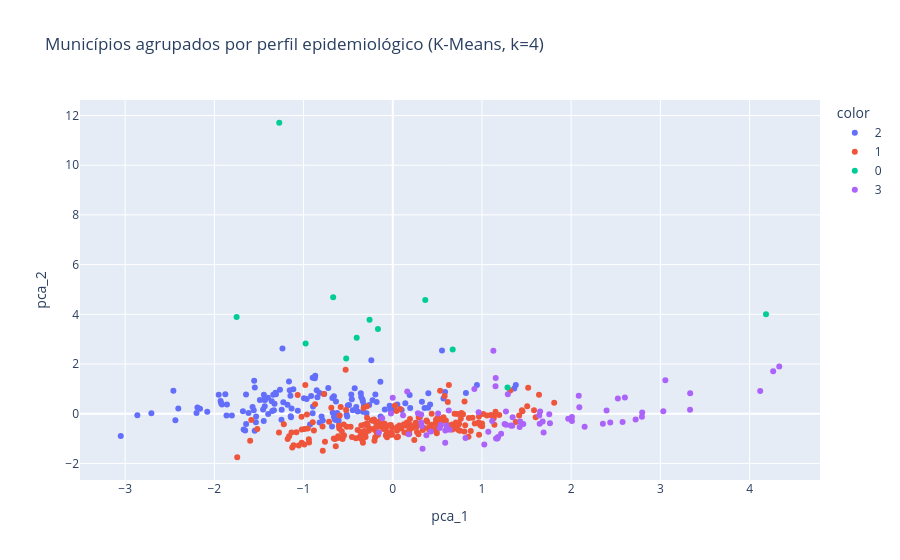

Notebook code for this chart:
### Code cell
coords = PCA(n_components=2, random_state=42).fit_transform(X_scaled)
perfil_pd["pca_1"], perfil_pd["pca_2"] = coords[:, 0], coords[:, 1]

fig = px.scatter(
    perfil_pd, x="pca_1", y="pca_2", color=perfil_pd["cluster"].astype(str),
    hover_data=["nome", "sigla", "total_confirmados", "taxa_confirmacao", "idade_media", "pct_gestantes", "pct_obito", "pct_autoctone"],
    title=f"Municípios agrupados por perfil epidemiológico (K-Means, k={K})"
)
fig.show()

### Figure 1 — Plotly figure (JSON) as saved in the notebook; plotly's stock layout.template omitted (floating-point values rounded to 4 significant figures; data arrays with more than 128 entries replaced by an {"elided": "..."} marker saying what was removed)
{"data": [{"customdata": {"elided": "135x8 mixed values"}, "hovertemplate": "color=2<br>pca_1=%{x}<br>pca_2=%{y}<br>nome=%{customdata[0]}<br>sigla=%{customdata[1]}<br>total_confirmados=%{customdata[2]}<br>taxa_confirmacao=%{customdata[3]}<br>idade_media=%{customdata[4]}<br>pct_gestantes=%{customdata[5]}<br>pct_obito=%{customdata[6]}<br>pct_autoctone=%{customdata[7]}<extra></extra>", "legendgroup": "2", "marker": {"color": "#636efa", "symbol": "circle"}, "mode": "markers", "name": "2", "orientation": "v", "showlegend": true, "type": "scatter", "x": {"elided": "135 float values"}, "xaxis": "x", "y": {"elided": "135 float values"}, "yaxis": "y"}, {"customdata": {"elided": "216x8 mixed values"}, "hovertemplate": "color=1<br>pca_1=%{x}<br>pca_2=%{y}<br>nome=%{customdata[0]}<br>sigla=%{customdata[1]}<br>total_confirmados=%{customdata[2]}<br>taxa_confirmacao=%{customdata[3]}<br>idade_media=%{customdata[4]}<br>pct_gestantes=%{customdata[5]}<br>pct_obito=%{customdata[6]}<br>pct_autoctone=%{customdata[7]}<extra></extra>", "legendgroup": "1", "marker": {"color": "#EF553B", "symbol": "circle"}, "mode": "markers", "name": "1", "orientation": "v", "showlegend": true, "type": "scatter", "x": {"elided": "216 float values"}, "xaxis": "x", "y": {"elided": "216 float values"}, "yaxis": "y"}, {"customdata": [["Pontes e Lacerda", "MT", 532, 0.9586, 32.03, 0.07143, 0.0, 0.9962], ["Salvador", "BA", 794, 0.2184, 24.67, 0.006297, 0.001259, 0.4761], ["Goiânia", "GO", 18, 0.01537, 30.49, 0.1667, 0.05556, 0.6111], ["João Pessoa", "PB", 714, 0.4986, 30.84, 0.05742, 0.004202, 0.8375], ["Marechal Deodoro", "AL", 33, 0.6111, 27.52, 0.0, 0.0303, 0.9697], ["Rio de Janeiro", "RJ", 1724, 0.89, 31.72, 0.1966, 0.0, 0.5835], ["Manaus", "AM", 583, 0.4871, 27.61, 0.0669, 0.001715, 0.7822], ["Cariacica", "ES", 479, 0.2107, 34.41, 0.03132, 0.0, 0.7954], ["Queimadas", "PB", 498, 0.3937, 32.47, 0.0241, 0.002008, 0.996], ["Caxias", "MA", 48, 0.04928, 27.94, 0.0, 0.02083, 0.875], ["Maceió", "AL", 432, 0.5806, 27.42, 0.07639, 0.002315, 0.9144], ["São Gonçalo", "RJ", 691, 0.3211, 40.75, 0.01592, 0.0, 0.004342]], "hovertemplate": "color=0<br>pca_1=%{x}<br>pca_2=%{y}<br>nome=%{customdata[0]}<br>sigla=%{customdata[1]}<br>total_confirmados=%{customdata[2]}<br>taxa_confirmacao=%{customdata[3]}<br>idade_media=%{customdata[4]}<br>pct_gestantes=%{customdata[5]}<br>pct_obito=%{customdata[6]}<br>pct_autoctone=%{customdata[7]}<extra></extra>", "legendgroup": "0", "marker": {"color": "#00cc96", "symbol": "circle"}, "mode": "markers", "name": "0", "orientation": "v", "showlegend": true, "type": "scatter", "x": [-1.751, 0.3645, 4.184, -0.668, 0.6719, -1.272, -0.2601, -0.5223, -0.977, 1.286, -0.4047, -0.1661], "xaxis": "x", "y": [3.895, 4.577, 4.007, 4.682, 2.579, 11.71, 3.781, 2.217, 2.828, 1.054, 3.058, 3.414], "yaxis": "y"}, {"customdata": {"elided": "74x8 mixed values"}, "hovertemplate": "color=3<br>pca_1=%{x}<br>pca_2=%{y}<br>nome=%{customdata[0]}<br>sigla=%{customdata[1]}<br>total_confirmados=%{customdata[2]}<br>taxa_confirmacao=%{customdata[3]}<br>idade_media=%{customdata[4]}<br>pct_gestantes=%{customdata[5]}<br>pct_obito=%{customdata[6]}<br>pct_autoctone=%{customdata[7]}<extra></extra>", "legendgroup": "3", "marker": {"color": "#ab63fa", "symbol": "circle"}, "mode": "markers", "name": "3", "orientation": "v", "showlegend": true, "type": "scatter", "x": [0.5878, 2.009, 2.085, 0.5386, 1.071, 1.691, 1.344, 0.9145, 2.151, -0.1193, 0.8156, 1.647, 0.639, 3.033, 2.793, 3.333, 0.5082, 1.269, 0.3772, 0.6276, 0.3202, 1.215, 2.723, 1.428, -0.1564, 1.754, 1.762, -0.02041, 1.128, 1.253, 0.6019, 1.967, 0.1623, 1.68, 1.114, 0.3256, 3.334, 1.152, 0.5265, 0.9623, 0.334, 1.18, 1.323, 2.602, 1.026, 4.265, 1.463, 1.173, 0.178, 1.154, 1.269, 2.091, 2.524, 0.1149, -0.0006661, 1.652, 2.438, 0.5893, 0.3185, 3.056, 1.158, 1.29, 2.796, 2.576, 1.339, 0.4274, 4.333, 2.008, 1.423, 0.2821, 1.642, 2.397, 4.119, 2.356], "xaxis": "x", "y": [-1.172, -0.2916, 0.7275, -0.4539, -0.7231, -0.7543, -0.137, 0.992, -0.5265, -0.1851, -0.9814, -0.4002, -0.6419, 0.09994, -0.1192, 0.1617, 0.009343, 0.08805, -0.8623, 0.1297, -0.351, -0.8093, -0.2285, -0.3173, -0.7599, -0.02525, -0.3797, 0.008553, 2.535, -0.4147, -0.4723, -0.2006, 0.8961, -0.3151, -0.2968, -0.5048, 0.8216, 1.105, -0.5764, 0.06106, -1.408, -0.9398, -0.4695, 0.6578, -1.241, 1.709, -0.41, -0.9961, -0.8268, 1.434, -0.44, 0.2611, 0.6127, -0.0619, 0.6435, 0.08945, -0.3546, -0.6704, -0.03219, 1.35, -0.998, 0.7874, 0.0482, -0.331, -0.479, -0.7109, 1.905, -0.136, -0.5295, 0.01906, -0.07394, 0.1284, 0.9174, -0.4013], "yaxis": "y"}], "layout": {"legend": {"title": {"text": "color"}, "tracegroupgap": 0}, "title": {"text": "Municípios agrupados por perfil epidemiológico (K-Means, k=4)"}, "xaxis": {"anchor": "y", "domain": [0.0, 1.0], "title": {"text": "pca_1"}}, "yaxis": {"anchor": "x", "domain": [0.0, 1.0], "title": {"text": "pca_2"}}}}
